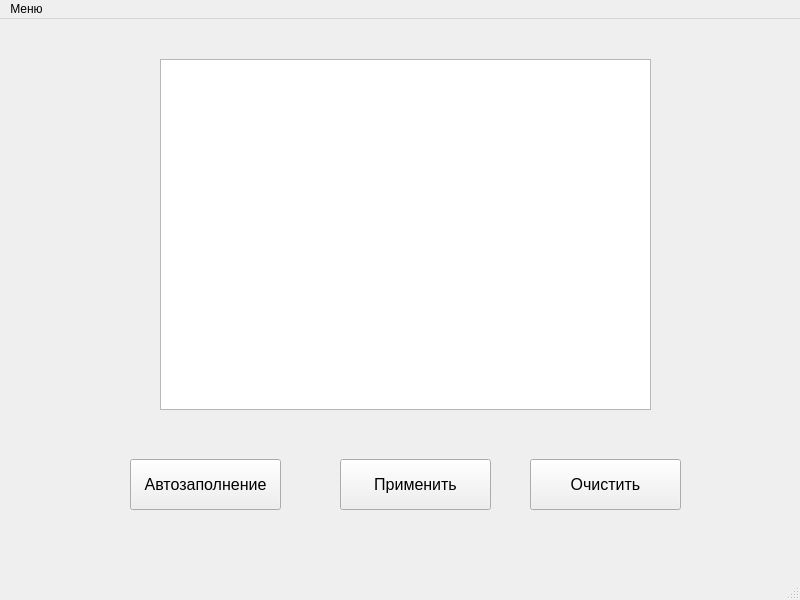
<?xml version="1.0" encoding="UTF-8"?>
<ui version="4.0">
 <class>MainWindow</class>
 <widget class="QMainWindow" name="MainWindow">
  <property name="geometry">
   <rect>
    <x>0</x>
    <y>0</y>
    <width>800</width>
    <height>600</height>
   </rect>
  </property>
  <property name="windowTitle">
   <string>MainWindow</string>
  </property>
  <widget class="QWidget" name="centralwidget">
   <widget class="QTableWidget" name="tableWidget">
    <property name="geometry">
     <rect>
      <x>160</x>
      <y>40</y>
      <width>491</width>
      <height>351</height>
     </rect>
    </property>
   </widget>
   <widget class="QPushButton" name="pushButton">
    <property name="geometry">
     <rect>
      <x>130</x>
      <y>440</y>
      <width>151</width>
      <height>51</height>
     </rect>
    </property>
    <property name="font">
     <font>
      <pointsize>12</pointsize>
     </font>
    </property>
    <property name="text">
     <string>Автозаполнение</string>
    </property>
   </widget>
   <widget class="QPushButton" name="pushButton_2">
    <property name="geometry">
     <rect>
      <x>340</x>
      <y>440</y>
      <width>151</width>
      <height>51</height>
     </rect>
    </property>
    <property name="font">
     <font>
      <pointsize>12</pointsize>
     </font>
    </property>
    <property name="text">
     <string>Применить</string>
    </property>
   </widget>
   <widget class="QPushButton" name="pushButton_3">
    <property name="geometry">
     <rect>
      <x>530</x>
      <y>440</y>
      <width>151</width>
      <height>51</height>
     </rect>
    </property>
    <property name="font">
     <font>
      <pointsize>12</pointsize>
     </font>
    </property>
    <property name="text">
     <string>Очистить</string>
    </property>
   </widget>
  </widget>
  <widget class="QStatusBar" name="statusbar"/>
  <widget class="QMenuBar" name="menubar">
   <property name="geometry">
    <rect>
     <x>0</x>
     <y>0</y>
     <width>800</width>
     <height>21</height>
    </rect>
   </property>
   <widget class="QMenu" name="menu">
    <property name="title">
     <string>Меню</string>
    </property>
    <addaction name="separator"/>
    <addaction name="separator"/>
   </widget>
   <addaction name="menu"/>
  </widget>
 </widget>
 <resources/>
 <connections/>
</ui>
